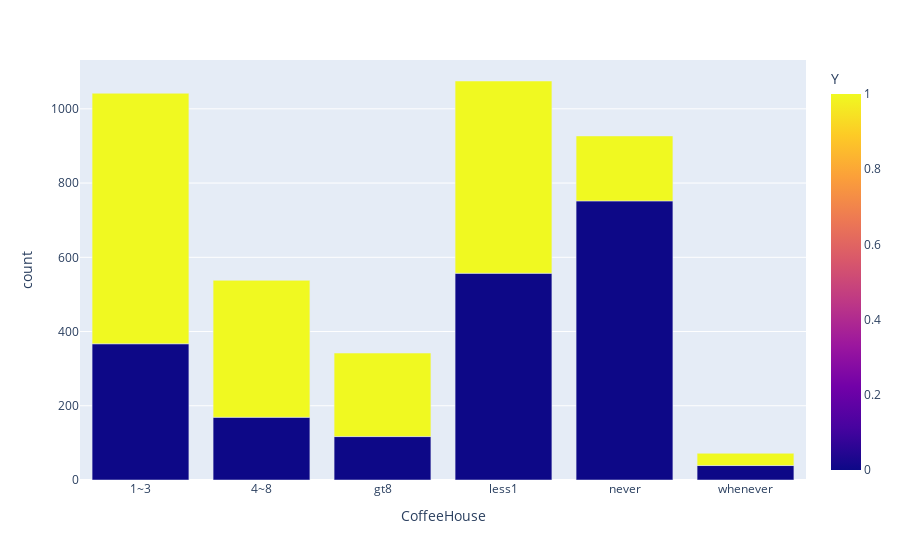

Write notebook code for a chart like this one.
### Markdown cell above
##### let's use other charting libararies to draw bar charts with the same data

### Code cell
fig = px.bar(resetGroupByCoffeeHouse, x="CoffeeHouse", y="count", color="Y")
fig.show()

### Figure 1 — Plotly figure (JSON) as saved in the notebook; plotly's stock layout.template omitted (floating-point values rounded to 4 significant figures)
{"data": [{"alignmentgroup": "True", "hovertemplate": "CoffeeHouse=%{x}<br>count=%{y}<br>Y=%{marker.color}<extra></extra>", "legendgroup": "", "marker": {"color": [0, 0, 0, 0, 0, 0, 1, 1, 1, 1, 1, 1], "coloraxis": "coloraxis", "pattern": {"shape": ""}}, "name": "", "offsetgroup": "", "orientation": "v", "showlegend": false, "textposition": "auto", "type": "bar", "x": ["1~3", "4~8", "gt8", "less1", "never", "whenever", "1~3", "4~8", "gt8", "less1", "never", "whenever"], "xaxis": "x", "y": [367, 169, 117, 557, 752, 39, 675, 369, 225, 518, 175, 33], "yaxis": "y"}], "layout": {"barmode": "relative", "coloraxis": {"colorbar": {"title": {"text": "Y"}}, "colorscale": [[0, "#0d0887"], [0.1111, "#46039f"], [0.2222, "#7201a8"], [0.3333, "#9c179e"], [0.4444, "#bd3786"], [0.5556, "#d8576b"], [0.6667, "#ed7953"], [0.7778, "#fb9f3a"], [0.8889, "#fdca26"], [1, "#f0f921"]]}, "legend": {"tracegroupgap": 0}, "margin": {"t": 60}, "xaxis": {"anchor": "y", "domain": [0, 1], "title": {"text": "CoffeeHouse"}}, "yaxis": {"anchor": "x", "domain": [0, 1], "title": {"text": "count"}}}}
